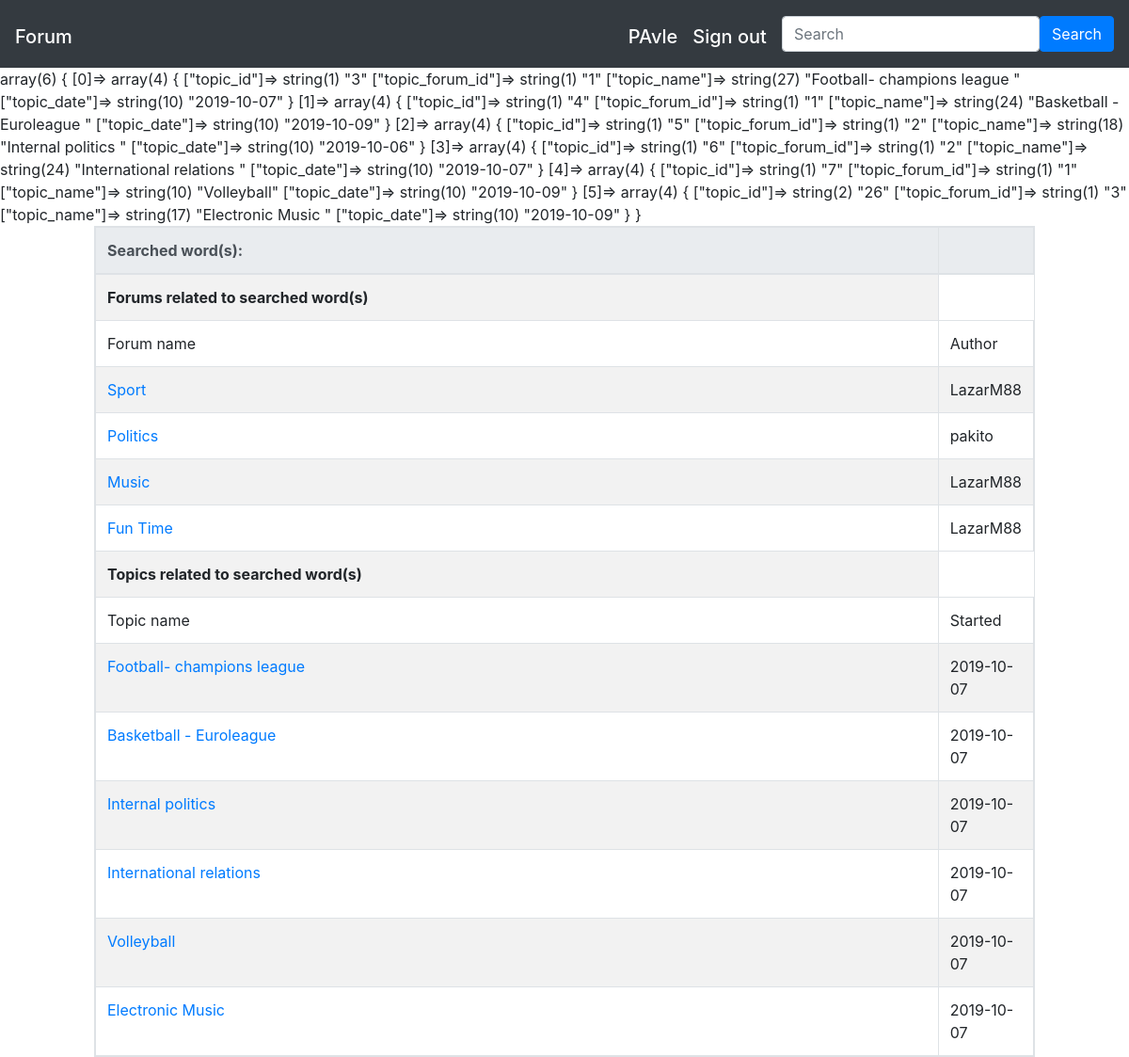
Screenshot of /search.php (signed in) with the database file from the repository.
### tables this page shows
CREATE TABLE `forum` (
  `forum_id` int(11) NOT NULL,
  `forum_name` varchar(255) NOT NULL,
  `forum_description` varchar(50) NOT NULL,
  `forum_user_id` int(11) NOT NULL,
  `forum_date` date NOT NULL
);

CREATE TABLE `users` (
  `user_id` int(11) NOT NULL,
  `user_name` varchar(255) NOT NULL,
  `user_lastname` varchar(255) NOT NULL,
  `user_email` varchar(255) NOT NULL,
  `user_username` varchar(255) NOT NULL,
  `Password` varchar(255) NOT NULL
);

CREATE TABLE `topic` (
  `topic_id` int(11) NOT NULL,
  `topic_forum_id` int(11) NOT NULL,
  `topic_name` varchar(255) NOT NULL,
  `topic_date` date NOT NULL
);

### search.php (the view, shortened to what this page needs)
<?php include "template/header.php";
include "template/connection.php";
$search=$_POST["search"];
$topic= array ();
$sql_topic= "SELECT * FROM topic WHERE topic_name LIKE '%".$search."%'";
$tiket= mysqli_query($mysqlConnection, $sql_topic);
while ($row= mysqli_fetch_assoc($tiket)){
	$topic[]=$row;
}
$forum= array();
$sql_forum="SELECT * FROM forum WHERE forum_name LIKE '%".$search."%'";
$tiket= mysqli_query($mysqlConnection,$sql_forum);
while ($row = mysqli_fetch_assoc ($tiket)) {
	$forum[]=$row;
}
var_dump($topic);
?>
<table class="table table-striped table-bordered table-responsive" style="width: 1000px; margin: auto">
<thead class="thead-light">
	<tr>
			<th scope="col" style="width: 50%; margin: auto"> Searched word(s):</th>
			<th scope="col" style="width: 100%; margin: auto"><?php echo $search; ?></th>
	</tr>
</thead>
<tbody>
	<?php if(sizeof($forum) !=0) { ?>
	<tr><td scope="col" style="width: 100%"><b>Forums related to searched word(s)</b></td></tr>
	<tr>
			<td scope="col">Forum name</td>
			<td scope="col">Author</td>
	</tr>
	<?php } for ($i=0; $i<sizeof($forum);$i++) { ?>
		<tr>
			<td scope="col"><a href="forum.php?id=<?php echo $forum[$i]["forum_id"]; ?>&page=1"><?php echo $forum[$i]["forum_name"]; ?></a></td>
			<td scope="col"><?php $array= array();
								$sql= "SELECT user_username FROM users WHERE user_id = '".$forum[$i]["forum_user_id"]."'";
								$tiket = mysqli_query($mysqlConnection,$sql);
								while($row= mysqli_fetch_assoc($tiket)){
									$array[]=$row;
								}
								echo $array[0]["user_username"];
						?></td>
	</tr>
<?php }
	if (sizeof($topic) !=0) { ?>
		<tr><td scope="col" style="width: 100%"><b>Topics related to searched word(s)</b></td></tr>
		<tr>
			<td scope="col">Topic name</td>
			<td scope="col">Started</td>
	</tr>
	<?php }
	for ($y=0;$y<sizeof($topic);$y++) { ?>
	<tr>
			<td scope="col"><a href="topic.php?forum=<?php echo $topic[$y]["topic_forum_id"]; ?>&topic=<?php echo $topic[$y]["topic_id"];?>&page=1"><?php echo $topic[$y]["topic_name"]; ?></a></td>
			<td scope="col"><?php echo $topic[0]["topic_date"]; ?></td>
	</tr>
<?php } ?>
</tbody>

### rows the page displays
forum: forum_name "Sport", users.user_username "LazarM88"
forum: forum_name "Politics", users.user_username "pakito"
forum: forum_name "Music", users.user_username "LazarM88"
forum: forum_name "Fun Time", users.user_username "LazarM88"
topic: topic_name "Football- champions league", topic_date "2019-10-07"
topic: topic_name "Basketball - Euroleague"
topic: topic_name "Internal politics"
topic: topic_name "International relations"
topic: topic_name "Volleyball"
topic: topic_name "Electronic Music"

### other values shown
$_SESSION["name"] "PAvle"
